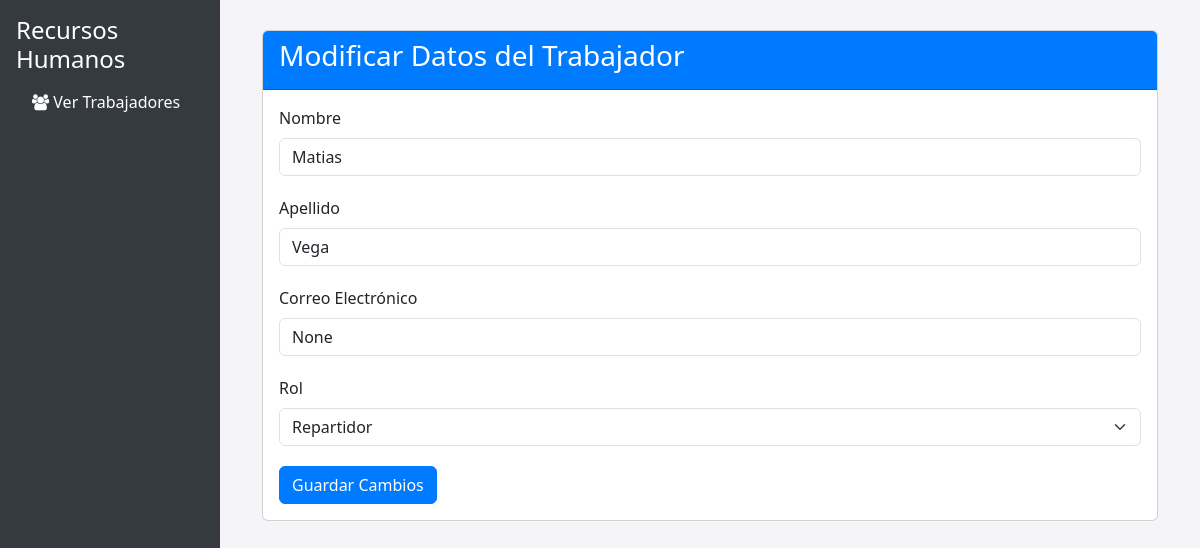
The app's page /modificar_trabajador/2/ (signed in) with its own data.
### core/models.py (models this page shows, shortened)
class Trabajador(models.Model):
    user = models.OneToOneField(User, on_delete=models.CASCADE, related_name='trabajador')
    nombre = models.CharField(max_length=100)
    apellido = models.CharField(max_length=100)
    rut = models.CharField(max_length=12, unique=True)
    direccion = models.CharField(max_length=255)
    telefono = models.CharField(max_length=15)
    rol = models.CharField(max_length=50, choices=[('jefe', 'Jefe'), ('repartidor', 'Repartidor'), ('recursos_humanos', 'Recursos Humanos'), ('recepcionista', 'Recepcionista')])

### core/views.py (the view)
# urls.py: path('modificar_trabajador/<int:trabajador_id>/', views.modificar_trabajador, name='modificar_trabajador'),
@login_required
def modificar_trabajador(request, trabajador_id):
    trabajador = get_object_or_404(Trabajador, id=trabajador_id)
    if request.method == "POST":
        form = TrabajadorForm(request.POST, instance=trabajador)
        if form.is_valid():
            form.save()  # Guardamos los cambios
            return redirect('recursos_humanos_dashboard')  # Redirigimos al dashboard de recursos humanos
    else:
        form = TrabajadorForm(instance=trabajador)
    return render(request, 'core/modificar_trabajador.html', {'form': form, 'trabajador': trabajador})

### core/forms.py (shortened to what this page needs)
class TrabajadorForm(forms.ModelForm):
    username = forms.CharField(max_length=150, help_text="Nombre de usuario para iniciar sesión")
    password = forms.CharField(widget=forms.PasswordInput, help_text="Contraseña para iniciar sesión")
    email = forms.EmailField(required=False)
    class Meta:
        model = Trabajador
        fields = ['nombre', 'apellido', 'rut', 'direccion', 'telefono', 'rol']

### core/templates/core/modificar_trabajador.html (shortened to what this page needs)
<!DOCTYPE html>
<html lang="es">
<head>
    <link href="https://cdn.jsdelivr.net/npm/bootstrap@5.3.0-alpha1/dist/css/bootstrap.min.css" rel="stylesheet">
    <link href="https://cdn.jsdelivr.net/npm/font-awesome/css/font-awesome.min.css" rel="stylesheet">
</head>
<body>
    <div class="sidebar p-3">
        <h4>Recursos Humanos</h4>
        <ul class="nav flex-column">
            <li class="nav-item">
                <a href="/recursos_humanos/" class="nav-link">
                    <i class="fa fa-users"></i> Ver Trabajadores
                </a>
            </li>
        </ul>
    </div>
    <div class="main-content">
        <div class="container">
            <div class="card">
                <div class="card-header">
                    <h3>Modificar Datos del Trabajador</h3>
                </div>
                <div class="card-body">
                    <form method="POST" action="" class="needs-validation" novalidate>
                        <div class="form-group">
                            <label for="nombre" class="form-label">Nombre</label>
                            <input type="text" id="nombre" name="nombre" class="form-control" value="{{ form.nombre.value }}" required>
                        </div>
                        <div class="form-group">
                            <label for="apellido" class="form-label">Apellido</label>
                            <input type="text" id="apellido" name="apellido" class="form-control" value="{{ form.apellido.value }}" required>
                        </div>
                        <div class="form-group">
                            <label for="email" class="form-label">Correo Electrónico</label>
                            <input type="email" id="email" name="email" class="form-control" value="{{ form.email.value }}" required>
                        </div>
                        <div class="form-group">
                            <label for="rol" class="form-label">Rol</label>
                            <select id="rol" name="rol" class="form-select" required>
                                <option value="repartidor" {% if form.rol.value == 'repartidor' %} selected {% endif %}>Repartidor</option>
                            </select>
                        </div>
                        <button type="submit" class="btn btn-primary">Guardar Cambios</button>
                    </form>
                </div>
            </div>
        </div>
    </div>
</body>
</html>

### core/templates/core/modificar_trabajador.html (style rules this page uses)
body { background-color: #f4f4f9; }
.sidebar { background-color: #343a40; color: #fff; width: 220px; height: 100vh; padding-top: 20px; position: fixed; left: 0; top: 0; }
.sidebar a { color: #fff; text-decoration: none; }
.main-content { margin-left: 220px; padding: 30px; }
.card-header { background-color: #007bff; color: #fff; }
.btn-primary { background-color: #007bff; border-color: #007bff; }
.form-control { margin-bottom: 15px; }
.form-group { margin-bottom: 20px; }

### records on screen
Trabajador: nombre "Matias", apellido "Vega", rol "Repartidor"
